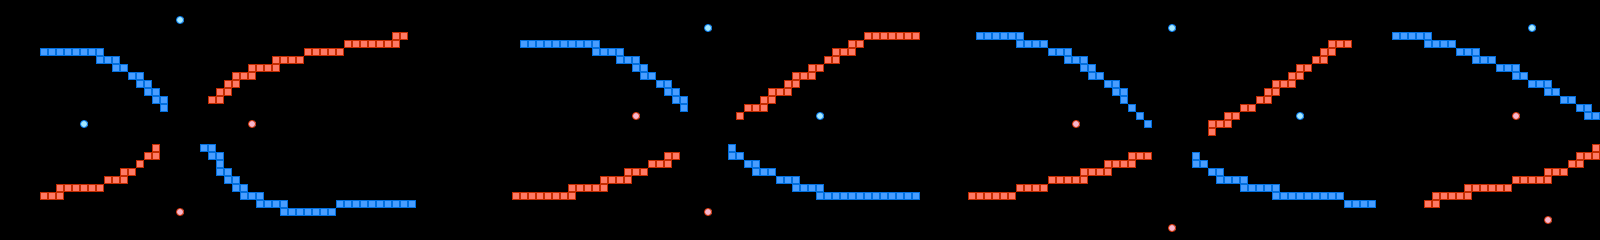

A 2D game scene composited from a Tiled map and its tileset images. What follows is a short description and the map's XML, with each tile layer's data collapsed to a summary:
An orthogonal 200x30 tile map with 8x8 px tiles, 1 tile layer (layer).

<map version="1.0" orientation="orthogonal" width="200" height="30" tilewidth="8" tileheight="8">
 <tileset firstgid="1" name="chip" tilewidth="8" tileheight="8">
  <image source="chip.png" width="128" height="128" />
 </tileset>
 <layer name="layer" width="200" height="30">
  <properties>
   <property name="object" value="true" />
  </properties>
  <data>[6000 cells, 397 non-empty, 4 distinct tile ids]</data>
 </layer>
</map>
